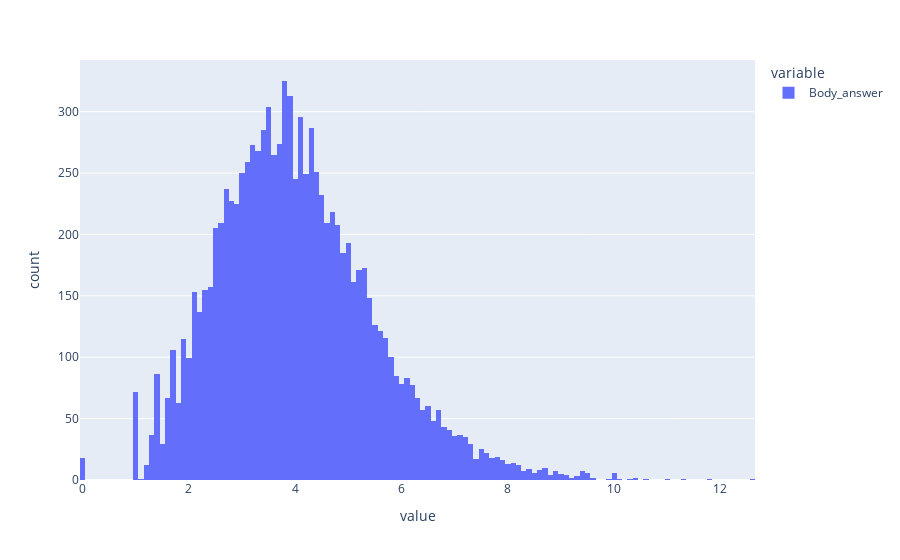

This figure's notebook cell:
### Code cell
import plotly.express as px
to_plot = df.iloc[:10000,:]["Body_answer"].fillna("").astype(str).apply(lambda x: vectorizer.transform([str(x)]).sum())

px.histogram(to_plot)

### Figure 1 — Plotly figure (JSON) as saved in the notebook; plotly's stock layout.template omitted (floating-point values rounded to 4 significant figures; data arrays with more than 128 entries replaced by an {"elided": "..."} marker saying what was removed)
{"data": [{"bingroup": "x", "hovertemplate": "variable=Body_answer<br>value=%{x}<br>count=%{y}<extra></extra>", "legendgroup": "Body_answer", "marker": {"color": "#636efa", "pattern": {"shape": ""}}, "name": "Body_answer", "orientation": "v", "showlegend": true, "type": "histogram", "x": {"elided": "10000 float values"}, "xaxis": "x", "yaxis": "y"}], "layout": {"barmode": "relative", "legend": {"title": {"text": "variable"}, "tracegroupgap": 0}, "margin": {"t": 60}, "xaxis": {"anchor": "y", "domain": [0, 1], "title": {"text": "value"}}, "yaxis": {"anchor": "x", "domain": [0, 1], "title": {"text": "count"}}}}
